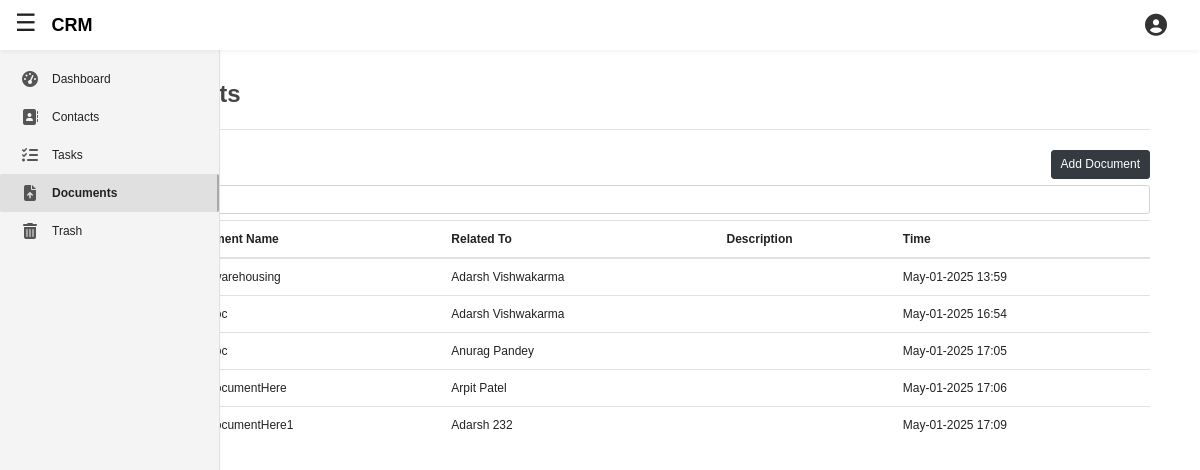
/apps/documents/ (signed in), run on an earlier commit of the app's database.
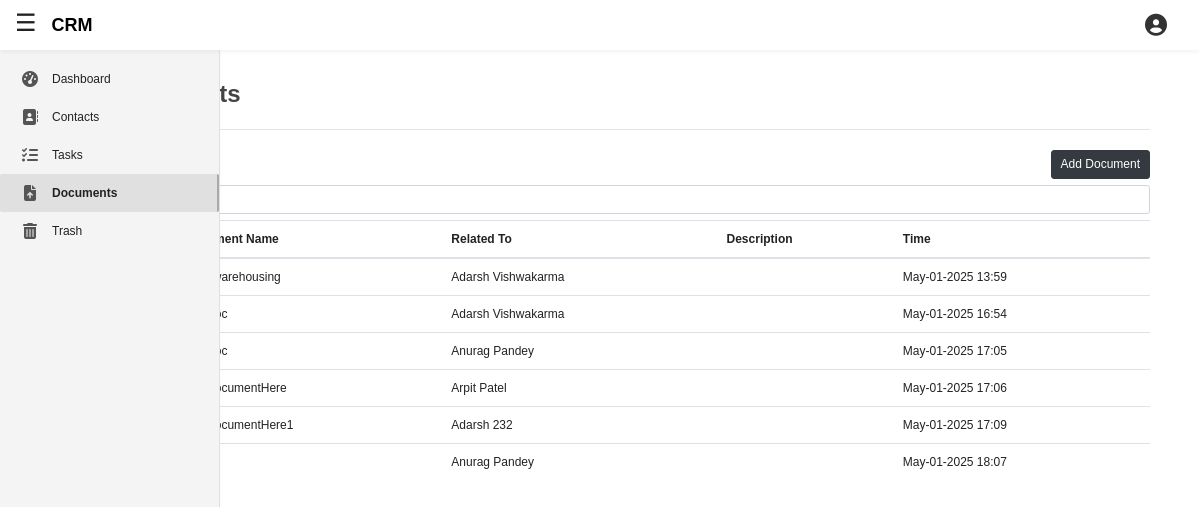
And on a later commit of the database.
### client/models.py (models this page shows, shortened)
class BaseModel(models.Model):
    is_deleted = models.BooleanField(default = False)
    deleted_at = models.DateTimeField(null = True, blank = True)
    class Meta:
        abstract = True

class Document(BaseModel):
    document_name = models.CharField(max_length=255)
    file = models.FileField(upload_to='documents/')
    related_to = models.ForeignKey(Client, on_delete=models.CASCADE)
    uploaded_at = models.DateTimeField(auto_now_add=True)
    description = models.TextField(blank = True, null = True)
    objects = CustomManager()
    all_objects = models.Manager()
    user = models.ForeignKey(BusinessUser, on_delete=models.CASCADE)

class Client(BaseModel):
    name = models.CharField(max_length=255)
    email = models.CharField(max_length=80)
    country_code = models.CharField(
        max_length=5,
        choices=COUNTRY_CODE_CHOICES,
        default='+91',
        blank = True,
        null = True,
    )
    phone = models.CharField(
        max_length=12,
        validators=[phone_number_validator],
        blank = True,
        null = True,
    )
    address = models.CharField(max_length=255, blank = True, null = True)
    description = models.TextField(blank = True, null = True)
    is_active = models.BooleanField(default=True)
    created_at = models.DateTimeField(auto_now_add=True)
    last_edit = models.DateTimeField(auto_now = True)
    objects = CustomManager()
    all_objects = models.Manager()
    list = models.ForeignKey(Project, on_delete=models.CASCADE)
    companyAssignee = models.ForeignKey(BusinessUser, on_delete=models.CASCADE)
    def __str__(self):
        return f'{self.name}'

### featuredApp/views.py (the view)
# urls.py: path('documents/', views.documents_view, name='appDocuments'),
@login_required
def documents_view(request, *args, **kwargs):
    if request.method == "POST":
        form = DocumentCreationForm(request.POST, request.FILES, user = request.user)
        if(form.is_valid()):
            tmp = form.save(commit = False)
            tmp.user = request.user
            tmp.save()
            messages.success(request, f"New Document Added!")
            return redirect('appDocuments')
        else:
            messages.success(request, f"Something Went Wrong!")
            return redirect('appDocuments')
    else:
        form = DocumentCreationForm(user = request.user)
    user = request.user
    documents = Document.objects.filter(user=user)
    return render(
        request,
        'featuredApp/documents.html',
        {
            "documents": documents,
            'total_documents': documents.count(),
            "form": form,
        }
    )

### client/forms.py
class DocumentCreationForm(forms.ModelForm):
        class Meta:
            model = Document
            fields = ('document_name', 'file', 'related_to', 'description')
        def __init__(self, *args, **kwargs):
            self.user = kwargs.pop('user', None)  # fallback to None
            super().__init__(*args, **kwargs)
            if self.user:
                self.fields['related_to'].queryset = Client.objects.filter(companyAssignee = self.user)

### client/models.py (called while the page is built)
    def get_queryset(self):
        return super().get_queryset().filter(is_deleted = False)

### featuredApp/templates/featuredApp/documents.html (shortened to what this page needs)
{% extends 'featuredApp/base.html' %}
{% load static %}
{% load crispy_forms_tags %}
{% block addCSSlink %}
	<link rel="stylesheet" type="text/css" href="{% static 'featuredApp/pop_up.css' %}">
{% endblock addCSSlink %}
{% block contentBody1 %}
	<h2 style="font-weight: bolder;"> Documents </h2>
	<hr style="margin: 20px 0;">
	<div class="d-flex justify-content-between my-2" style="align-items: flex-end;">
		<div>
		</div>
		<div>
			<button class="btn btn-dark" type="button" onclick= "openDocumentFormPopUp()"> Add Document</button>
		</div>
	</div>
	<input type="text" class="form-control my-2" placeholder="Search contacts...">
	<table class="table">
		<thead>
			<tr>
				<th><input type="checkbox" /></th>
				<th>Document Name</th>
				<th>Related To</th>
				<th>Description</th>
				<th>Time</th>
			</tr>
		</thead>
		<tbody>
			{% for document in documents %}
				<tr">
					<td><input type="checkbox" /></td>
					<td>{{ document.document_name }}</td>
					<td>{{ document.related_to }}</td>
					<td>{{ document.description }}</td>
					<td>{{ document.uploaded_at|date:"M-d-Y H:i" }}</td>
			{% endfor %}
		</tbody>
	</table>
{% endblock contentBody1 %}

What changed in the data, as far as the page shows it:
added Document: related_to "Anurag Pandey", uploaded_at "May-01-2025 18:07"
